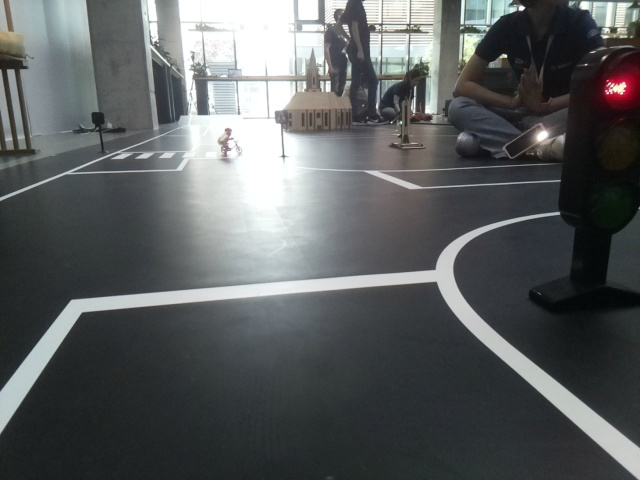
#> input picture control/scripts/images11/0.jpg, 640 x 480 px, found by its file name; its folder holds 5 pictures in this run
$ python hist_display.py
#> lines starting #> are read from the running program, lines starting #| are printed output that depends on the picture; after the words box and inside, x2 and y2 are one past the last pixel; in counts of white or black regions, pixels touching at a corner belong together; long printed decimals are rounded
import cv2
import numpy as np
import matplotlib.pyplot as plt
from matplotlib.widgets import TextBox, Button
import os

current_image_index = 0

def display_optimized_histogram(image_path):
#> called with image_path = 'control/scripts/images/images11/0.jpg'
    image = cv2.imread(image_path)
#> image is the input picture: shape (480, 640, 3); mean B, G, R 95, 94.1, 91.1
    image = cv2.resize(image, (640, 480))
    maskh = np.zeros((480,640),dtype='uint8')
    h=int(0.8*480)
    polyh = np.array([[(0,h),(640,h),(640,480),(0,480)]]) # polyh might need adjustment
    cv2.fillPoly(maskh,polyh,255)
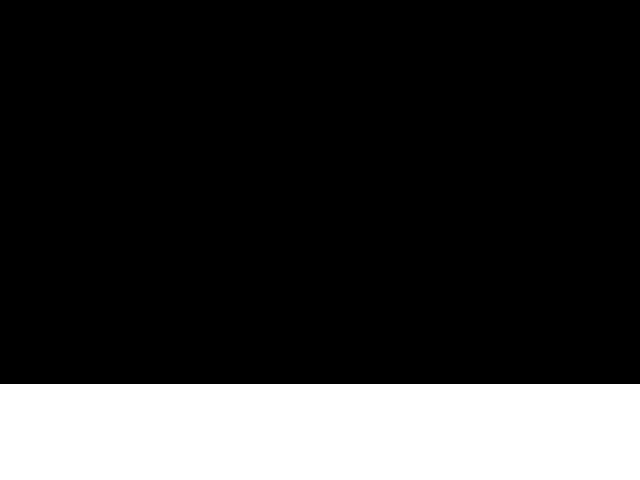
#> maskh: shape (480, 640); 20% white; 1 white region, box (x1, y1, x2, y2) and area: (0, 384, 640, 480) 61440
    masks = np.zeros((480,640),dtype='uint8')
    polys = np.array([[(0,300),(640,300),(640,340),(0,340)]]) # polys might need adjustment
    cv2.fillPoly(masks,polys,255)
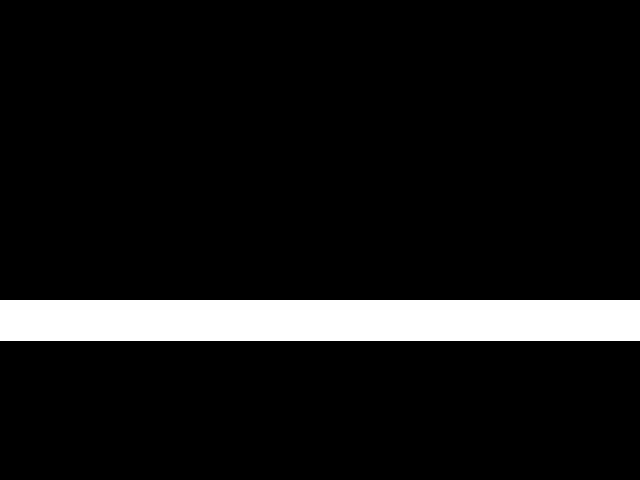
#> masks: shape (480, 640); 8.5% white; 1 white region, box (x1, y1, x2, y2) and area: (0, 300, 640, 341) 26240
    maskc = np.zeros((480,640),dtype='uint8')
    h=int(0.5*480)
    polyc = np.array([[(0,h),(640,h),(640,480),(0,480)]]) # polyh might need adjustment
    cv2.fillPoly(maskc,polyc,255)
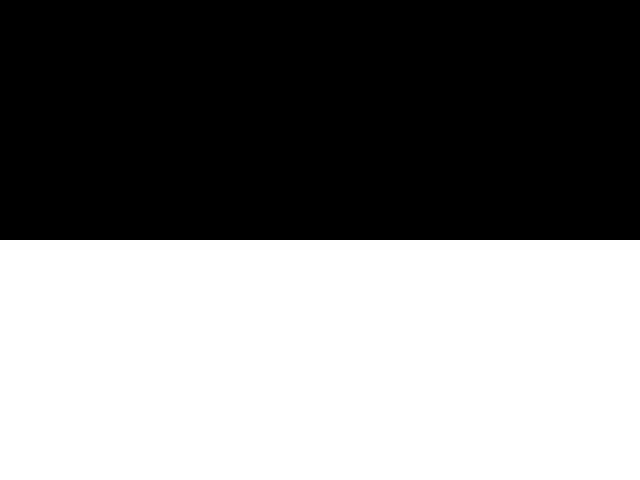
#> maskc: shape (480, 640); 50% white; 1 white region, box (x1, y1, x2, y2) and area: (0, 240, 640, 480) 153600

    def optimized_histogram(image, show=False):
        """
        Extract the lanes from the image using the histogram method
        :param image: Image to extract the lanes from
        :param show: Boolean to show the image
        :return: The steering angle
        """
        stopline = False
        img_gray = cv2.cvtColor(image, cv2.COLOR_BGR2GRAY)
        # brightness = np.mean(img_gray)
        h = 480
        w = 640
        img_roi = cv2.bitwise_and(img_gray,maskh)
        t = np.max(img_roi)-55
        if t<30:
            t=30
        np.clip(t,30,200)
        print(t)
        ret, thresh = cv2.threshold(img_roi, t, 255, cv2.THRESH_BINARY)
        hist=np.zeros((1,w))
        for i in range(w):
            hist[0,i]=np.sum(thresh[:,i])

        # get lane marking delimiters
        lanes=[]
        p=0
        for i in range(w):
            if hist[0,i]>=1500 and p==0:
                lanes.append(i)
                p=255
            elif hist[0,i]<=1500 and p==255:
                lanes.append(i)
                p=0
        if len(lanes)%2==1:
            lanes.append(w-1)
        # print(lanes)

        # get lane markings
        centers=[]
        for i in range(int(len(lanes)/2)):
            if abs(lanes[2*i]-lanes[2*i+1])>3: # and abs(lanes[2*i]-lanes[2*i+1])<100: #exclude large lanes
                centers.append((lanes[2*i]+lanes[2*i+1])/2)
            if abs(lanes[2*i]-lanes[2*i+1])>350 and t>50:
                stopline = True
        return centers, stopline

    # Define a function to go to the next image
    # [10 lines left out: functions next_image, previous_image, not called in this run]

    _, ax = plt.subplots(2, 2, figsize=(15, 10))
    ax = ax.ravel()
    plt.subplots_adjust(bottom=0.2)
    # Add the buttons
    button_previous_ax = plt.axes([0.25, 0.05, 0.1, 0.075])
    button_previous = plt.Button(button_previous_ax, label='Previous')
    button_previous.on_clicked(previous_image)

    button_next_ax = plt.axes([0.65, 0.05, 0.1, 0.075])
    button_next = plt.Button(button_next_ax, label='Next')
    button_next.on_clicked(next_image)

    text_box = TextBox(plt.axes([0.25, 0.95, 0.5, 0.05]), 'Enter image path:')
    # [89 lines left out: function on_submit, not called in this run]
    text_box.on_submit(on_submit)

    # original image
    # ax[0].imshow(cv2.cvtColor(image, cv2.COLOR_BGR2RGB))
    # ax[0].set_title('Original Image')

    # img_gray
    img_gray = cv2.cvtColor(image, cv2.COLOR_BGR2GRAY)
    ax[0].imshow(img_gray, cmap='gray')
    ax[0].set_title('Grayscale Image')

    # img_roi
    img_roi = cv2.bitwise_and(img_gray, maskh)
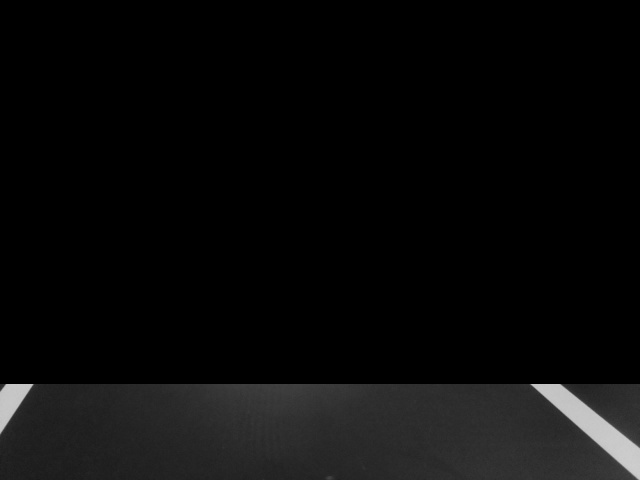
#> img_roi: shape (480, 640); min 0, max 207, mean 10.3
    # ax[2].imshow(img_roi, cmap='gray')
    # ax[2].set_title('ROI Image')

    # threshold
    threshold_value = np.clip(np.max(img_roi) - 55, 30, 200)
#> threshold_value = 152
    _, thresh = cv2.threshold(img_roi, threshold_value, 255, cv2.THRESH_BINARY)
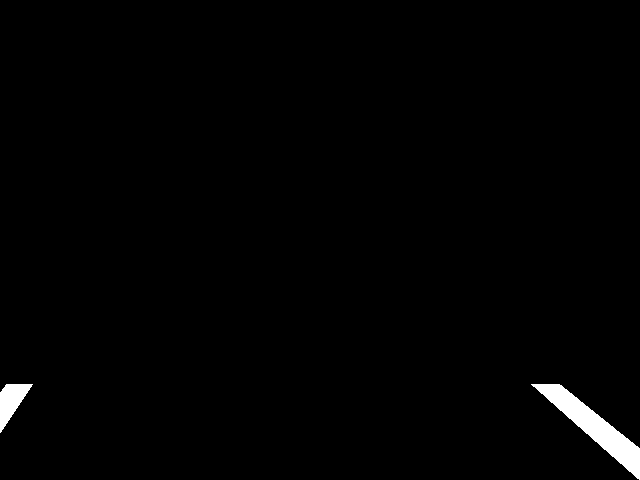
#> thresh: shape (480, 640); 1.1% white; 2 white regions, box (x1, y1, x2, y2) and area: (531, 384, 640, 480) 2714, (0, 384, 33, 433) 805
    ax[1].imshow(thresh, cmap='gray')
    ax[1].set_title('Threshold Image')

    # hist
    hist = np.sum(thresh, axis=0)
#> hist = 640 values, max 10455 at index 0, min 0 at index 33, mean 1402.1
    avg = np.full((640), np.average(hist))
#> avg = 640 values from 1402.1 to 1402.1
    ax[2].plot(hist)
    ax[2].plot(avg)
    print(np.average(hist))
#| 1402.102
    ax[2].set_title('Histogram')

    # lanes
    centers, stopline = optimized_histogram(image)
#> in optimized_histogram, `t = np.max(img_roi)-55`: t = 152
#| 152
#> after the loop in optimized_histogram, `for i in range(w):`: lanes = [0, 30, 537]; p = 255
#> the loop in optimized_histogram, `for i in range(int(len(lanes)/2)):` made 2 passes
#> after the loop in optimized_histogram, `for i in range(int(len(lanes)/2)):`: centers = [15, 588]
#> centers = [15, 588]; stopline = False
    # get lane centers based on 4 cases
    if len(centers)==0: # no lane detected
        center = 640/2
        # case = 0
    elif len(centers)==1: # one lane detected
        # case = 1
        if centers[0]>640/2:
            center = (centers[0]-0)/2
        else:
            # center = (centers[0]*2+640)/2
            center = (centers[0]+640)/2
    elif abs(centers[0]-centers[len(centers)-1])<200: # the left most lane and the right most lane are close together (fuse them)
        # case = 2
        if (centers[0]+centers[len(centers)-1])>640:
            center = ((centers[0]+centers[len(centers)-1])/2+0)/2
        else:
            center = ((centers[0]+centers[len(centers)-1])+640)/2
    else: # the left most lane and the right most lane are far (avg them)
        # case = 3
        center = (centers[0]+centers[len(centers)-1])/2
#> center = 301.5
    print(centers)
#| [15.0, 588.0]
    print(center)
#| 301.5
    ax[3].imshow(cv2.cvtColor(image, cv2.COLOR_BGR2RGB))
    for i in range(0, len(centers)):
        ax[3].plot([centers[i],centers[i]], [480, 380], 'r-', linewidth=5)
#> this loop made 2 passes
    ax[3].plot([center, center], [480, 380], 'g-', linewidth=5)
    ax[3].set_title('Detected Lanes and Lane center')
    ax[3].text(center, 350, str(center), fontsize=12, color='green')
    if stopline:
        ax[3].text(64, 48, "stopline!", fontsize=12, color='red')

    plt.show()
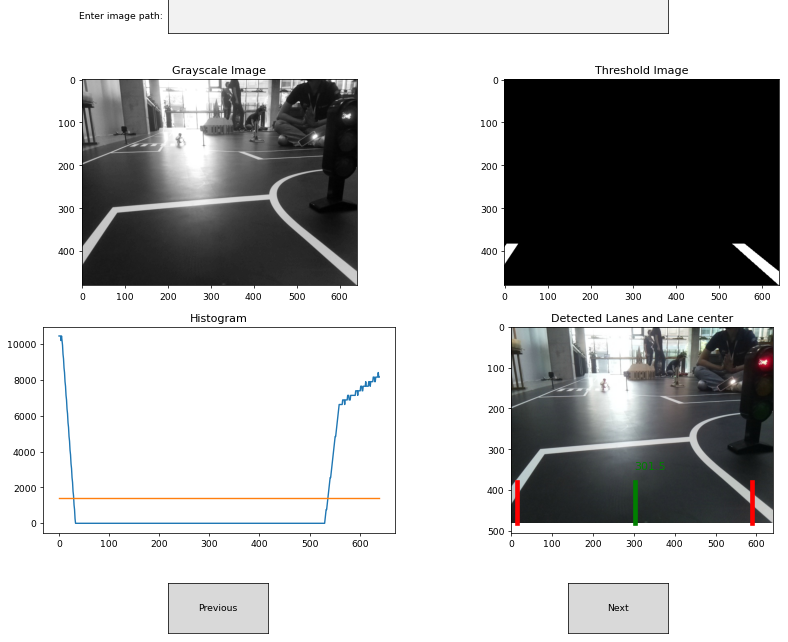
#> figure drawn by matplotlib, 5 panels; panel 3: curve peaks at x = 0, y = 10455

if __name__ == '__main__':
    image_path = os.path.dirname(os.path.realpath(__file__))+'/images/images11/0.jpg'
    display_optimized_histogram(image_path)
